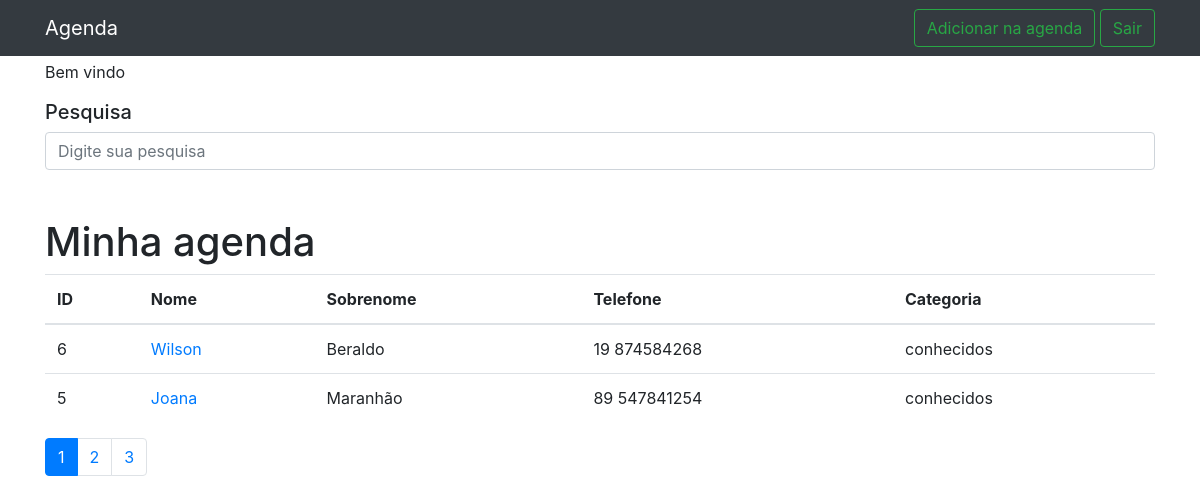
Before: / (signed in) with the older database file.
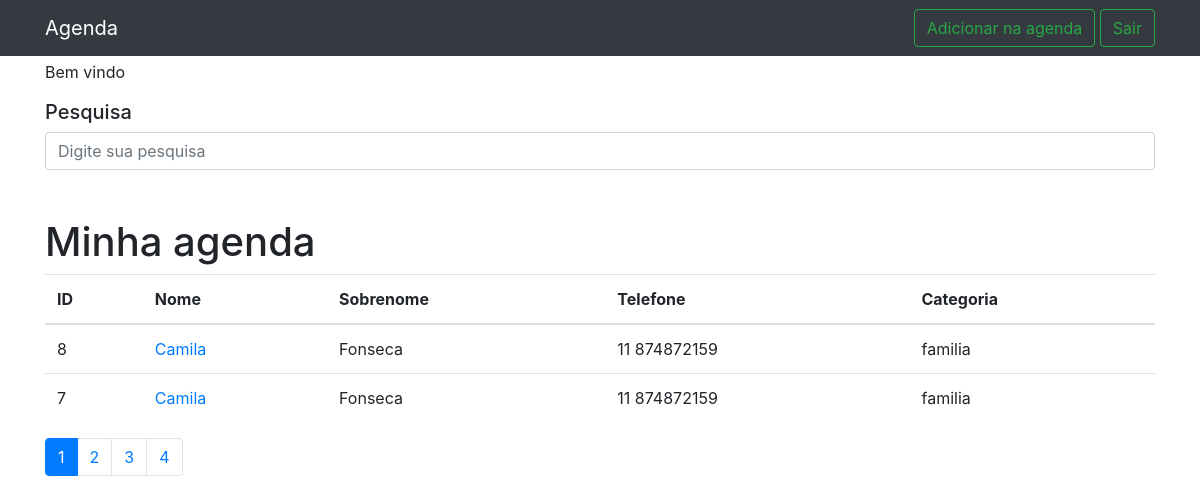
After: the same page with the newer database file.
### contato/models.py (models this page shows, shortened)
class Contato(models.Model):
    nome = models.CharField(max_length= 50)
    sobrenome = models.CharField(max_length= 50, blank= True)
    telefone = models.CharField(max_length= 20)
    email = models.EmailField(max_length= 50, blank=True)
    data_criacao = models.DateTimeField(default= timezone.now)
    descricao = models.TextField(blank= True)
    categoria = models.ForeignKey(Categoria, on_delete= models.DO_NOTHING)
    mostrar = models.BooleanField(default= True)
    foto = models.ImageField(blank= True, upload_to='fotos/%Y/%m/%d')

class Categoria(models.Model):
    categoria = models.CharField(max_length= 50)
    def __str__(self) -> str:
        return self.categoria

### contato/views.py (the view)
# urls.py: path('', views.index, name='index'),
@login_required(redirect_field_name='login')
def index(request):
    lista_contatos = Contato.objects.order_by('-id').filter(mostrar= True)
    paginator = Paginator(lista_contatos, 2)
    paginas = request.GET.get('p')
    contatos = paginator.get_page(paginas)
    return render(request, 'index.html', {'contatos': contatos})

### contato/templates/index.html (shortened to what this page needs)
{% extends 'base.html' %}
{% block conteudo %}
<p class="mt-1">Bem vindo {{user.first_name}} {{user.last_name}}</p>
    <h5 class="mt-1">Pesquisa</h5>
    <form method="get" action="{% url 'busca' %}">
        <div class="form-group row">
            <div class="col-12">
            <input class="form-control"
                    type="search" value="{{ request.GET.termo }}"
                    id="search-input"
                    placeholder="Digite sua pesquisa"
                    name="termo">
            </div>
        </div>
    </form>
    <h1 class="mt-5">Minha agenda</h1>
    <table class="table">
        <thead>
        <tr>
            <th>ID</th>
            <th>Nome</th>
            <th>Sobrenome</th>
            <th>Telefone</th>
            <th>Categoria</th>
        </tr>
        </thead>
        <tbody>
        {% for contato in contatos %}
            <tr>
                <td>{{contato.id}}</td>
                <td>
                    <a href="{% url 'detalhes' contato.id %}">{{contato.nome}}</a>
                </td>
                <td>{{contato.sobrenome}}</td>
                <td>{{contato.telefone}}</td>
                <td>{{contato.categoria}}</td>
            </tr>
        {% endfor %}
        </tbody>
    </table>
    <nav aria-label="Page navigation example">
        <ul class="pagination">
            {% for pagina in contatos.paginator.page_range %}
                {% if  contatos.number == pagina %}
                    <li class="page-item active">
                        <a class="page-link" href="?p={{pagina}}&termo={{request.GET.termo}}">{{ pagina}}</a>
                    </li>
                {% else %}
                    <li class="page-item">
                        <a class="page-link" href="?p={{pagina}}&termo={{request.GET.termo}}">{{pagina}}</a>
                    </li>
                {% endif %}
            {% endfor %}
        </ul>
    </nav>
{% endblock conteudo %}

Changed rows visible on the page:
no longer on this page (row unchanged): Contato: id "6", nome "Wilson", sobrenome "Beraldo", telefone "19 874584268", categoria "conhecidos"
no longer on this page (row unchanged): Contato: id "5", nome "Joana", sobrenome "Maranhão", telefone "89 547841254", categoria "conhecidos"
added Contato: id "8", nome "Camila", sobrenome "Fonseca", telefone "11 874872159", categoria "familia"
added Contato: id "7", nome "Camila", sobrenome "Fonseca", telefone "11 874872159", categoria "familia"
Other visible differences:
new list line: "4"
